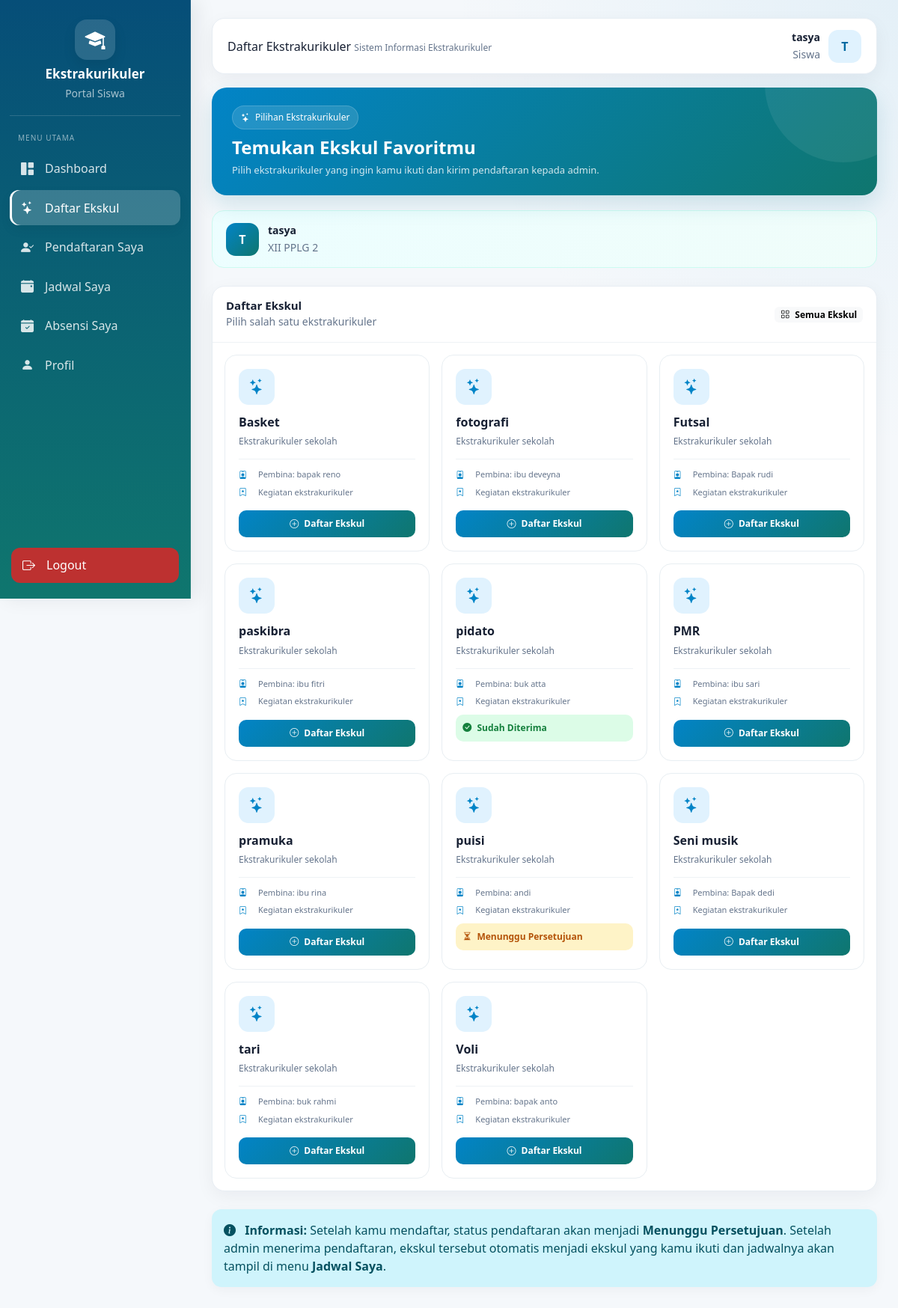
Page /user/absensi_saya.php?page=daftar_ekskul (signed in) on the committed database.
### tables this page shows
CREATE TABLE `siswa` (
  `id` int(11) NOT NULL,
  `nama_siswa` varchar(100) NOT NULL,
  `username` varchar(50) NOT NULL,
  `password` varchar(255) NOT NULL,
  `user_id` int(11) NOT NULL,
  `nis` varchar(30) DEFAULT NULL,
  `kelas` varchar(50) DEFAULT NULL,
  `jenis_kelamin` varchar(20) DEFAULT NULL,
  `alamat` text DEFAULT NULL
);

CREATE TABLE `ekstrakurikuler` (
  `id` int(11) NOT NULL,
  `nama_ekskul` varchar(100) NOT NULL,
  `deskripsi` text DEFAULT NULL,
  `pembina` varchar(100) DEFAULT NULL,
  `jadwal` varchar(100) DEFAULT NULL,
  `lokasi` varchar(100) DEFAULT NULL,
  `created_at` timestamp NOT NULL DEFAULT current_timestamp()
);

### user/absensi_saya.php (the view, shortened to what this page needs)
<?php
require_once __DIR__ . "/../config/config.php";
$user_id = (int) $_SESSION['id'];
$nama_user = $_SESSION['nama'] ?? "Siswa";
$siswa = null;
$querySiswa = mysqli_query($conn, "SELECT * FROM siswa WHERE user_id = '$user_id' LIMIT 1");
if ($querySiswa && mysqli_num_rows($querySiswa) > 0) {
    $siswa = mysqli_fetch_assoc($querySiswa);
}
$namaTampilan = ($siswa && !empty($siswa['nama_siswa'])) ? $siswa['nama_siswa'] : $nama_user;
$siswa_id = $siswa ? (int)$siswa['id'] : 0;
$inisial = strtoupper(substr(trim($namaTampilan), 0, 1));
$page = $_GET['page'] ?? 'dashboard';
$isDaftarEkskul = ($page === 'daftar_ekskul');
$isPendaftaranSaya = ($page === 'pendaftaran_saya');
$isJadwalSaya = ($page === 'jadwal_saya');
$isAbsensiSaya = ($page === 'absensi_saya');
$dataEkskulForm = false;
$pendaftaranSaya = [];
if ($isDaftarEkskul) {
    $dataEkskulForm = mysqli_query(
        $conn,
        "SELECT *
         FROM ekstrakurikuler
         ORDER BY nama_ekskul ASC"
    );
    if ($siswa_id > 0) {
        $querySaya = mysqli_query(
            $conn,
            "SELECT ekskul_id, status
             FROM pendaftaran
             WHERE siswa_id = '$siswa_id'"
        );
        if ($querySaya) {
            while ($row = mysqli_fetch_assoc($querySaya)) {
                $pendaftaranSaya[
                    (int) $row['ekskul_id']
                ] = strtolower(
                    trim(
                        $row['status']
                    )
                );
            }
        }
    }
}
?>
<!DOCTYPE html>
<html lang="id">
<head>
<link href="https://cdn.jsdelivr.net/npm/bootstrap@5.3.3/dist/css/bootstrap.min.css" rel="stylesheet">
<link href="https://cdn.jsdelivr.net/npm/bootstrap-icons@1.11.3/font/bootstrap-icons.css" rel="stylesheet">
</head>
<body>
<div class="sidebar">
    <div class="brand">
        <div class="brand-icon"><i class="bi bi-mortarboard-fill"></i></div>
        <h4>Ekstrakurikuler</h4>
        <small>Portal Siswa</small>
    </div>
    <div class="menu-title">Menu Utama</div>
    <a href="?" class="<?= (!$isDaftarEkskul && !$isPendaftaranSaya && !$isJadwalSaya && !$isAbsensiSaya) ? "active" : ""; ?>"><i class="bi bi-grid-1x2-fill"></i><span>Dashboard</span></a>
    <a href="?page=daftar_ekskul" class="<?= $isDaftarEkskul ? "active" : ""; ?>" onclick="window.location.href=this.href; return false;"><i class="bi bi-stars"></i><span>Daftar Ekskul</span></a>
    <a href="?page=pendaftaran_saya" class="<?= $isPendaftaranSaya ? "active" : ""; ?>"><i class="bi bi-person-check-fill"></i><span>Pendaftaran Saya</span></a>
    <a href="?page=jadwal_saya" class="<?= $isJadwalSaya ? "active" : ""; ?>"><i class="bi bi-calendar-event-fill"></i><span>Jadwal Saya</span></a>
    <a href="?page=absensi_saya" class="<?= $isAbsensiSaya ? "active" : ""; ?>"><i class="bi bi-calendar-check-fill"></i><span>Absensi Saya</span></a>
    <a href="profil.php"><i class="bi bi-person-fill"></i><span>Profil</span></a>
    <div class="logout"><a href="../logout.php"><i class="bi bi-box-arrow-right"></i><span>Logout</span></a></div>
</div>
<div class="content">
    <div class="topbar">
        <div class="topbar-title">
            <?= $isDaftarEkskul ? "Daftar Ekstrakurikuler" : ($isPendaftaranSaya ? "Pendaftaran Saya" : ($isJadwalSaya ? "Jadwal Saya" : ($isAbsensiSaya ? "Absensi Saya" : "Dashboard Siswa"))); ?>
            <small>Sistem Informasi Ekstrakurikuler</small>
        </div>
        <div class="user-area">
            <div class="user-text"><strong><?= htmlspecialchars($namaTampilan); ?></strong><small>Siswa</small></div>
            <div class="avatar"><?= htmlspecialchars($inisial); ?></div>
        </div>
    </div>
<?php if ($isDaftarEkskul): ?>
    <div class="page-header">
        <div class="page-header-content">
            <div class="page-badge">
                <i class="bi bi-stars"></i>
                Pilihan Ekstrakurikuler
            </div>
            <h2>
                Temukan Ekskul Favoritmu
            </h2>
            <p>
                Pilih ekstrakurikuler yang ingin kamu ikuti
                dan kirim pendaftaran kepada admin.
            </p>
        </div>
    </div>
    <div class="profile-mini mb-4">
        <div class="profile-mini-head">
            <div class="profile-mini-avatar">
                <?= htmlspecialchars($inisial); ?>
            </div>
            <div>
                <strong>
                    <?= htmlspecialchars($namaTampilan); ?>
                </strong>
                <small>
                    <?= $siswa
                        ? htmlspecialchars($siswa['kelas'] ?? 'Siswa')
                        : 'Data siswa belum terhubung';
                    ?>
                </small>
            </div>
        </div>
    </div>
    <div class="section-card">
        <div class="section-header">
            <div>
                <h5>Daftar Ekskul</h5>
                <small>
                    Pilih salah satu ekstrakurikuler
                </small>
            </div>
            <span class="badge text-bg-light">
                <i class="bi bi-grid me-1"></i>
                Semua Ekskul
            </span>
        </div>
        <div class="p-3">
            <div class="row g-3">
                <?php if ($dataEkskulForm && mysqli_num_rows($dataEkskulForm) > 0): ?>
                    <?php while ($e = mysqli_fetch_assoc($dataEkskulForm)): ?>
                        <?php
                        $idEkskul = (int) $e['id'];
                        $namaEkskul = $e['nama_ekskul'] ?? 'Ekstrakurikuler';
                        $statusSaatIni = $pendaftaranSaya[$idEkskul] ?? null;
                        ?>
                        <div class="col-xl-4 col-md-6">
                            <div class="ekskul-card">
                                <div class="ekskul-icon">
                                    <i class="bi bi-stars"></i>
                                </div>
                                <h5>
                                    <?= htmlspecialchars($namaEkskul); ?>
                                </h5>
                                <p>
                                    Ekstrakurikuler sekolah
                                </p>
                                <div class="ekskul-info">
                                    <div class="info-row">
                                        <i class="bi bi-person-badge"></i>
                                        <span>
                                            Pembina:
                                            <?= htmlspecialchars($e['pembina'] ?? '-'); ?>
                                        </span>
                                    </div>
                                    <div class="info-row">
                                        <i class="bi bi-bookmark-star"></i>
                                        <span>
                                            Kegiatan ekstrakurikuler
                                        </span>
                                    </div>
                                </div>
                                <?php if ($statusSaatIni === null): ?>
                                    <form
                                        method="POST"
                                        action="?page=daftar_ekskul"
                                        onsubmit="return confirm('Apakah kamu yakin ingin mendaftar ekskul ini?');"
                                    >
                                        <button
                                            type="submit"
                                            name="daftar_ekskul"
                                            class="btn btn-daftar"
                                        >
                                            <i class="bi bi-plus-circle me-1"></i>
                                            Daftar Ekskul
                                        </button>
                                    </form>
                                <?php elseif ($statusSaatIni === "menunggu"): ?>
                                    <div class="btn-status status-menunggu">
                                        <i class="bi bi-hourglass-split me-1"></i>
                                        Menunggu Persetujuan
                                    </div>
                                <?php elseif ($statusSaatIni === "diterima"): ?>
                                    <div class="btn-status status-diterima">
                                        <i class="bi bi-check-circle-fill me-1"></i>
                                        Sudah Diterima
                                    </div>
                                <?php endif; ?>
                            </div>
                        </div>
                    <?php endwhile; ?>
                <?php endif; ?>
            </div>
        </div>
    </div>
    <div class="alert alert-info alert-box mt-4">
        <i class="bi bi-info-circle-fill me-2"></i>
        <strong>Informasi:</strong>
        Setelah kamu mendaftar, status pendaftaran akan menjadi
        <strong>Menunggu Persetujuan</strong>.
        Setelah admin menerima pendaftaran, ekskul tersebut
        otomatis menjadi ekskul yang kamu ikuti dan jadwalnya
        akan tampil di menu <strong>Jadwal Saya</strong>.
    </div>
<?php endif; ?>
</body>
</html>

### rows in the picture
siswa: nama_siswa "tasya", nama_siswa "T", kelas "XII PPLG 2"
ekstrakurikuler: nama_ekskul "Basket", pembina "bapak reno"
ekstrakurikuler: nama_ekskul "fotografi", pembina "ibu deveyna"
ekstrakurikuler: nama_ekskul "Futsal", pembina "Bapak rudi"
ekstrakurikuler: nama_ekskul "paskibra", pembina "ibu fitri"
ekstrakurikuler: nama_ekskul "pidato", pembina "buk atta", shows "Sudah Diterima"
ekstrakurikuler: nama_ekskul "PMR", pembina "ibu sari"
ekstrakurikuler: nama_ekskul "pramuka", pembina "ibu rina"
ekstrakurikuler: nama_ekskul "puisi", pembina "andi", shows "Menunggu Persetujuan"
ekstrakurikuler: nama_ekskul "Seni musik", pembina "Bapak dedi"
ekstrakurikuler: nama_ekskul "tari", pembina "buk rahmi"
ekstrakurikuler: nama_ekskul "Voli", pembina "bapak anto"
